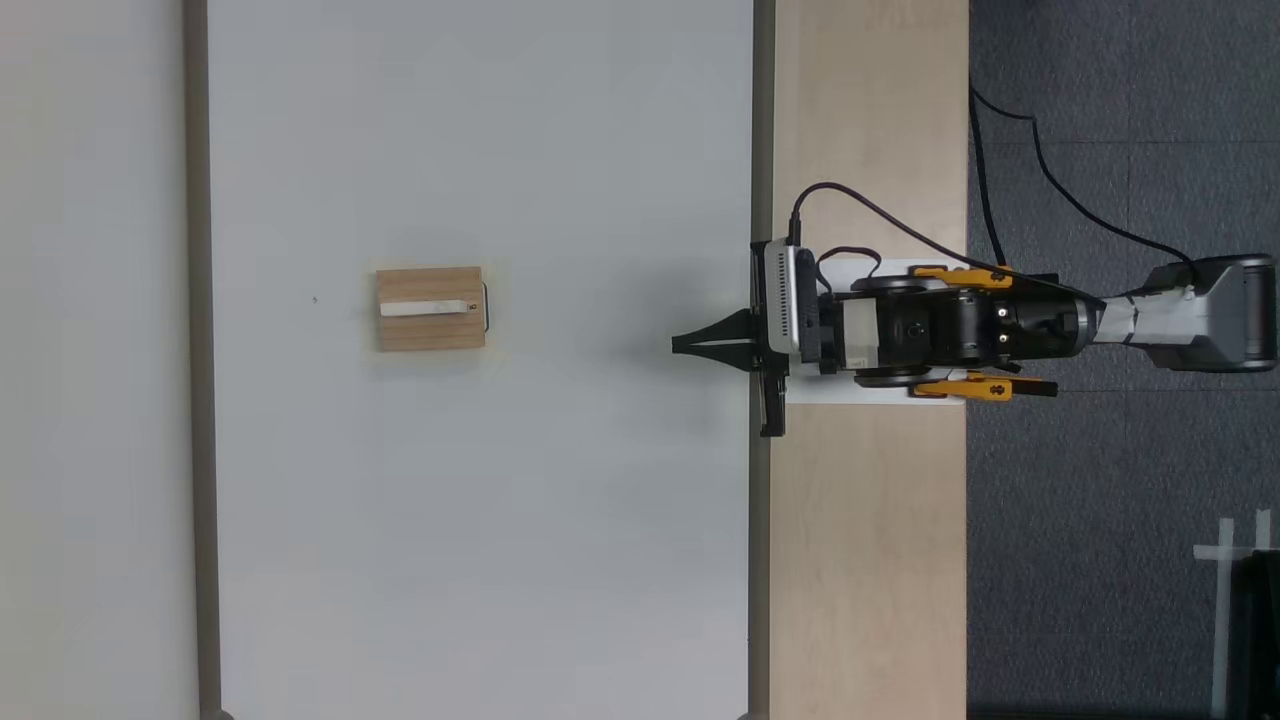
#> input picture scripts/tasks/erase_shape/augmentation/review/whiteboard_last_frame.png, 1280 x 720 px
$ python label_asset_candidates.py --input-root candidate_assets/records_105/circle
#> lines starting #> are read from the running program, lines starting #| are printed output that depends on the picture; after the words box and inside, x2 and y2 are one past the last pixel; in counts of white or black regions, pixels touching at a corner belong together
#> in main, background is the input picture: shape (720, 1280, 3); mean B, G, R 119.4, 119.3, 118
from __future__ import annotations

"""Keyboard reviewer for asset candidates with optional existing-asset references."""

import argparse
import csv
from datetime import datetime, timezone
from pathlib import Path

import cv2
import numpy as np


SHAPES = ("circle", "rectangle", "triangle")
KEY_TO_STATUS = {ord("g"): "good", ord("b"): "bad", ord("s"): "hold", ord("h"): "hold"}


def grouped_pngs(root: Path) -> list[tuple[str, Path]]:
    items = [(shape, path) for shape in SHAPES for path in sorted((root / shape).glob("*.png"))]
    return items or [(root.name, path) for path in sorted(root.glob("*.png"))]


def load_source_positions(input_root: Path) -> dict[str, tuple[int, int]]:
    """Map each cropped candidate to its original crop top-left in the source frame."""
    positions: dict[str, tuple[int, int]] = {}
    for manifest in input_root.rglob("*manifest.csv"):
        with manifest.open(newline="", encoding="utf-8") as file:
            for row in csv.DictReader(file):
                try:
                    output = Path(row["output"])
                    if not output.is_absolute():
                        output = Path.cwd() / output
                    positions[str(output.resolve())] = (int(row["crop_x"]), int(row["crop_y"]))
                except (KeyError, TypeError, ValueError):
                    continue
    return positions


def read_decisions(path: Path) -> dict[str, str]:
    if not path.exists():
        return {}
    with path.open(newline="", encoding="utf-8") as file:
        return {row["candidate"]: row["status"] for row in csv.DictReader(file)}


def write_decisions(path: Path, decisions: dict[str, str]) -> None:
    path.parent.mkdir(parents=True, exist_ok=True)
    with path.open("w", newline="", encoding="utf-8") as file:
        writer = csv.DictWriter(file, fieldnames=("candidate", "status", "updated_at_utc"))
        writer.writeheader()
        now = datetime.now(timezone.utc).isoformat(timespec="seconds")
        for candidate, status in sorted(decisions.items()):
            writer.writerow({"candidate": candidate, "status": status, "updated_at_utc": now})


def checkerboard(height: int, width: int) -> np.ndarray:
    image = np.full((height, width, 3), 225, dtype=np.uint8)
    image[((np.indices((height, width)).sum(axis=0) // 18) % 2) == 0] = 185
    return image


def display_array(image: np.ndarray, width: int, height: int) -> np.ndarray:
    scale = min(width / image.shape[1], height / image.shape[0])
    resized = cv2.resize(image, (max(1, round(image.shape[1] * scale)), max(1, round(image.shape[0] * scale))))
    canvas = np.full((height, width, 3), 245, dtype=np.uint8)
    y, x = (height - resized.shape[0]) // 2, (width - resized.shape[1]) // 2
    canvas[y : y + resized.shape[0], x : x + resized.shape[1]] = resized
    return canvas


def display_image(path: Path, width: int, height: int) -> np.ndarray:
    image = cv2.imread(str(path), cv2.IMREAD_UNCHANGED)
    if image is None:
        raise RuntimeError(f"Cannot read {path}")
    if image.ndim == 2:
        image = cv2.cvtColor(image, cv2.COLOR_GRAY2BGR)
    if image.ndim == 3 and image.shape[2] == 4:
        alpha = image[:, :, 3:4].astype(np.float32) / 255.0
        background = checkerboard(image.shape[0], image.shape[1]).astype(np.float32)
        image = (image[:, :, :3].astype(np.float32) * alpha + background * (1 - alpha)).astype(np.uint8)
    else:
        image = image[:, :, :3]
    return display_array(image, width, height)


def composite_on_board(background: np.ndarray, asset_path: Path, x0: int, y0: int) -> np.ndarray:
#> called with x0 = 450, y0 = 120
    asset = cv2.imread(str(asset_path), cv2.IMREAD_UNCHANGED)
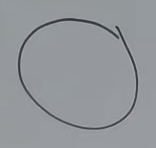
#> input picture scripts/tasks/erase_shape/augmentation/candidate_assets/records_105/circle/01_erase_the_circle_0726-162803.png, 156 x 148 px
#> asset is the input picture: shape (148, 156, 4); mean B, G, R, A 154.5, 150.9, 146.7, 16.7
    if asset is None:
        raise RuntimeError(f"Cannot read {asset_path}")
    if asset.ndim != 3 or asset.shape[2] != 4:
        raise ValueError(f"Candidate must be RGBA PNG: {asset_path}")
    result = background.copy()
    asset_h, asset_w = asset.shape[:2]
#> asset_h = 148; asset_w = 156
    x1, y1 = x0 + asset_w, y0 + asset_h
#> x1 = 606; y1 = 268
    if x0 < 0 or y0 < 0 or x1 > result.shape[1] or y1 > result.shape[0]:
        raise ValueError(f"Candidate does not fit at review position: {asset_path.name}")
    alpha = asset[:, :, 3:4].astype(np.float32) / 255.0
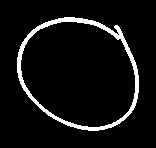
#> alpha: shape (148, 156, 1) float32; values 0 (black) and 1 (white), 6.6% white; 1 white region, box (x1, y1, x2, y2) and area: (17, 17, 139, 131) 1513
    foreground = asset[:, :, :3].astype(np.float32)
    region = result[y0:y1, x0:x1].astype(np.float32)
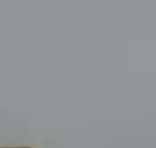
#> region: shape (148, 156, 3) float32; mean B, G, R 151.8, 150.4, 145.6
    result[y0:y1, x0:x1] = (foreground * alpha + region * (1.0 - alpha)).astype(np.uint8)
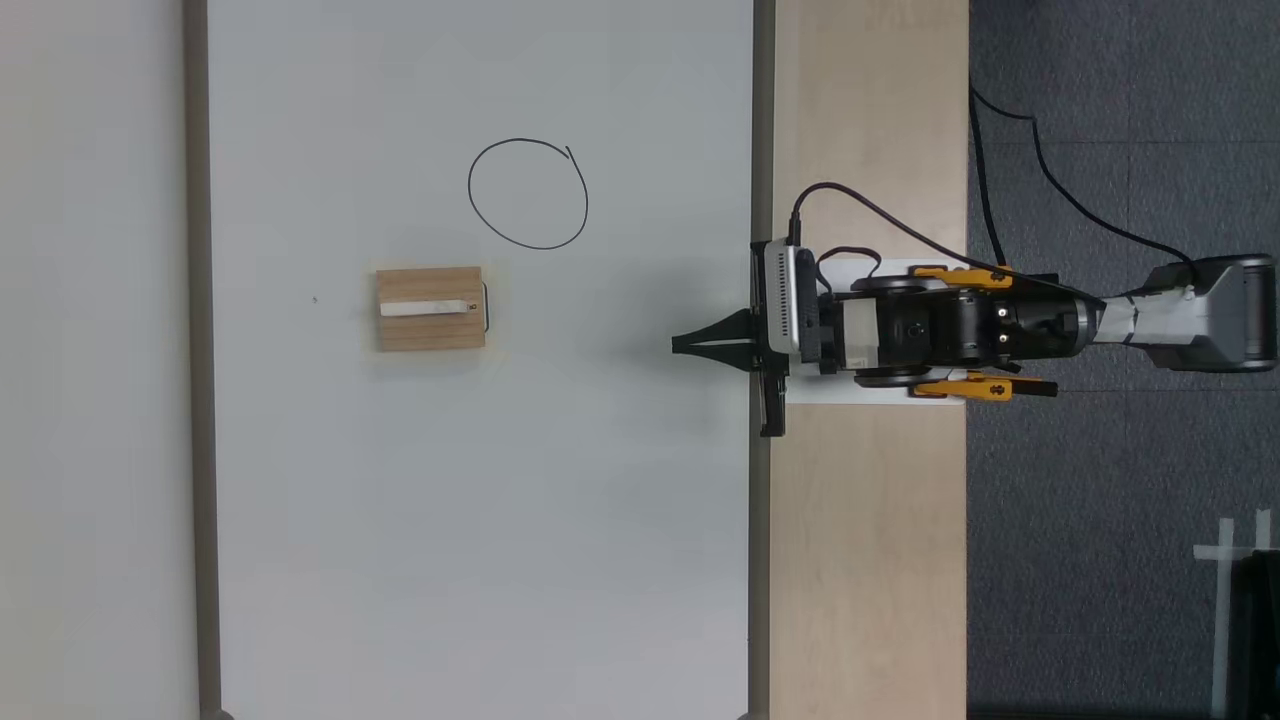
#> result: shape (720, 1280, 3); 0.16% of pixels changed, all inside (x1, y1, x2, y2) = (467, 137, 589, 251)
    return result


def text(canvas: np.ndarray, value: str, origin: tuple[int, int], color: tuple[int, int, int] = (20, 20, 20), scale: float = 0.65) -> None:
    cv2.putText(canvas, value, origin, cv2.FONT_HERSHEY_SIMPLEX, scale, color, 2, cv2.LINE_AA)


def make_candidate_view(shape: str, candidate: Path, position: int, total: int, status: str, background: np.ndarray, review_position: tuple[int, int]) -> np.ndarray:
    width, height, header = 1440, 920, 94
    canvas = np.full((height, width, 3), 238, dtype=np.uint8)
    composited = composite_on_board(background, candidate, *review_position)
    candidate_area = display_array(composited, width - 16, height - header - 18)
    canvas[header + 8 : header + 8 + candidate_area.shape[0], 8 : 8 + candidate_area.shape[1]] = candidate_area
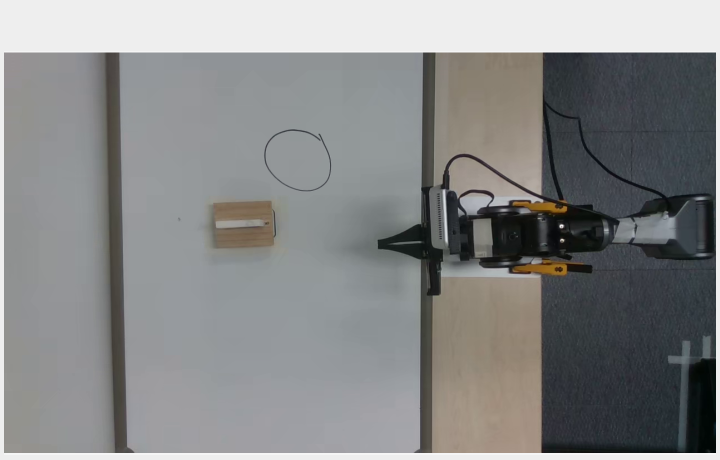
#> canvas: shape (920, 1440, 3) (shown at 1/2 size); mean B, G, R 135.8, 135.7, 134.6
    text(canvas, f"Candidate {position + 1}/{total} | {shape} | original crop {review_position[0]},{review_position[1]} | {candidate.name}", (18, 30), scale=0.48)
    color = {"good": (30, 135, 30), "bad": (30, 30, 210), "hold": (25, 120, 220)}.get(status, (90, 90, 90))
    text(canvas, f"status: {status}", (18, 62), color)
    text(canvas, "G good   B bad   S/H hold   ←/→ move   R clear   V reference   Q quit", (480, 62), scale=0.52)
#> call 3 of text, with origin = (480, 62), color = (20, 20, 20), scale = 0.52
#> in text (call 3), `cv2.putText(canvas, value, origin, cv2.FONT_HERSHEY_SIMPLEX, scale, co..`:
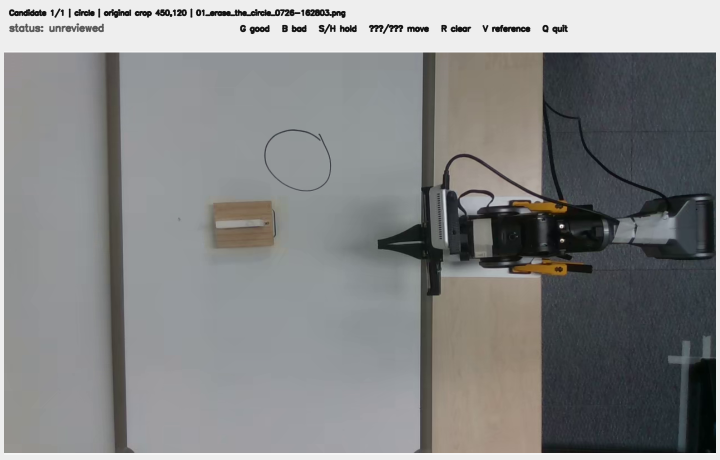
#> canvas: shape (920, 1440, 3) (shown at 1/2 size); mean B, G, R 134.1, 134, 132.9
    return canvas


def make_reference_view(shape: str, references: list[Path]) -> np.ndarray:
    width, height, columns, tile_width, tile_height = 1440, 920, 5, 270, 200
    canvas = np.full((height, width, 3), 238, dtype=np.uint8)
    text(canvas, f"Existing {shape} assets — reference only", (18, 35))
    text(canvas, "Press V to return to the candidate", (18, 67), scale=0.52)
    for index, reference in enumerate(references):
        row, col = divmod(index, columns)
        y, x = 92 + row * 265, 18 + col * 280
        tile = display_image(reference, tile_width, tile_height)
        canvas[y : y + tile_height, x : x + tile_width] = tile
        text(canvas, reference.name, (x + 4, y + tile_height + 24), scale=0.45)
    return canvas


def main() -> int:
    parser = argparse.ArgumentParser(description="Review PNG candidates: G=good, B=bad, S/H=hold; decisions persist to CSV.")
    parser.add_argument("--input-root", type=Path, required=True, help="Candidate folder or root with circle/rectangle/triangle subfolders")
    parser.add_argument("--reference-root", type=Path, default=Path("assets"), help="Existing assets root; press V to show same-shape references")
    parser.add_argument("--background", type=Path, default=Path("review/whiteboard_last_frame.png"), help="Clean whiteboard frame used behind every candidate")
    parser.add_argument("--position", default="450,120", help="Fallback crop top-left x,y when no source position is available")
    parser.add_argument("--decisions", type=Path, default=Path("review/asset_decisions.csv"))
    parser.add_argument("--start-unreviewed", action="store_true", help="Open at the first candidate without a saved decision")
    args = parser.parse_args()

    candidates = grouped_pngs(args.input_root)
    if not candidates:
        raise FileNotFoundError(f"No PNG files found under {args.input_root}")
    background = cv2.imread(str(args.background), cv2.IMREAD_COLOR)
    if background is None:
        raise FileNotFoundError(f"Cannot read review background: {args.background}")
    try:
        review_position = tuple(int(value.strip()) for value in args.position.split(","))
        if len(review_position) != 2:
            raise ValueError
    except ValueError as exc:
        raise ValueError("--position must be x,y (for example 500,140)") from exc
    references = {shape: sorted((args.reference_root / shape).glob("*.png")) for shape in SHAPES}
    source_positions = load_source_positions(args.input_root)
    decisions = read_decisions(args.decisions)
    index = next((i for i, (_, path) in enumerate(candidates) if str(path.resolve()) not in decisions), 0) if args.start_unreviewed else 0
    window = "Asset candidate reviewer"
    cv2.namedWindow(window, cv2.WINDOW_NORMAL)
    cv2.resizeWindow(window, 1440, 920)
    showing_reference = False
    while True:
        shape, path = candidates[index]
        if showing_reference:
            cv2.imshow(window, make_reference_view(shape, references.get(shape, [])))
        else:
            status = decisions.get(str(path.resolve()), "unreviewed")
            candidate_position = source_positions.get(str(path.resolve()), review_position)
            cv2.imshow(window, make_candidate_view(shape, path, index, len(candidates), status, background, candidate_position))
        key = cv2.waitKeyEx(0)
#> (key q is pressed here)
        if key in (ord("q"), 27):
            break
        if key == ord("v"):
            showing_reference = not showing_reference
            continue
        if showing_reference:
            continue
        if key in KEY_TO_STATUS:
            decisions[str(path.resolve())] = KEY_TO_STATUS[key]
            write_decisions(args.decisions, decisions)
            index = min(index + 1, len(candidates) - 1)
        elif key in (ord("r"),):
            decisions.pop(str(path.resolve()), None)
            write_decisions(args.decisions, decisions)
        elif key in (2424832, 81):  # left arrow; Windows / OpenCV variants
            index = max(index - 1, 0)
        elif key in (2555904, 83):  # right arrow; Windows / OpenCV variants
            index = min(index + 1, len(candidates) - 1)
    cv2.destroyAllWindows()
    counts = {status: list(decisions.values()).count(status) for status in ("good", "bad", "hold")}
    print(f"Saved decisions: {counts}; file: {args.decisions}")
    return 0


if __name__ == "__main__":
    raise SystemExit(main())
#> (the program exits here)
